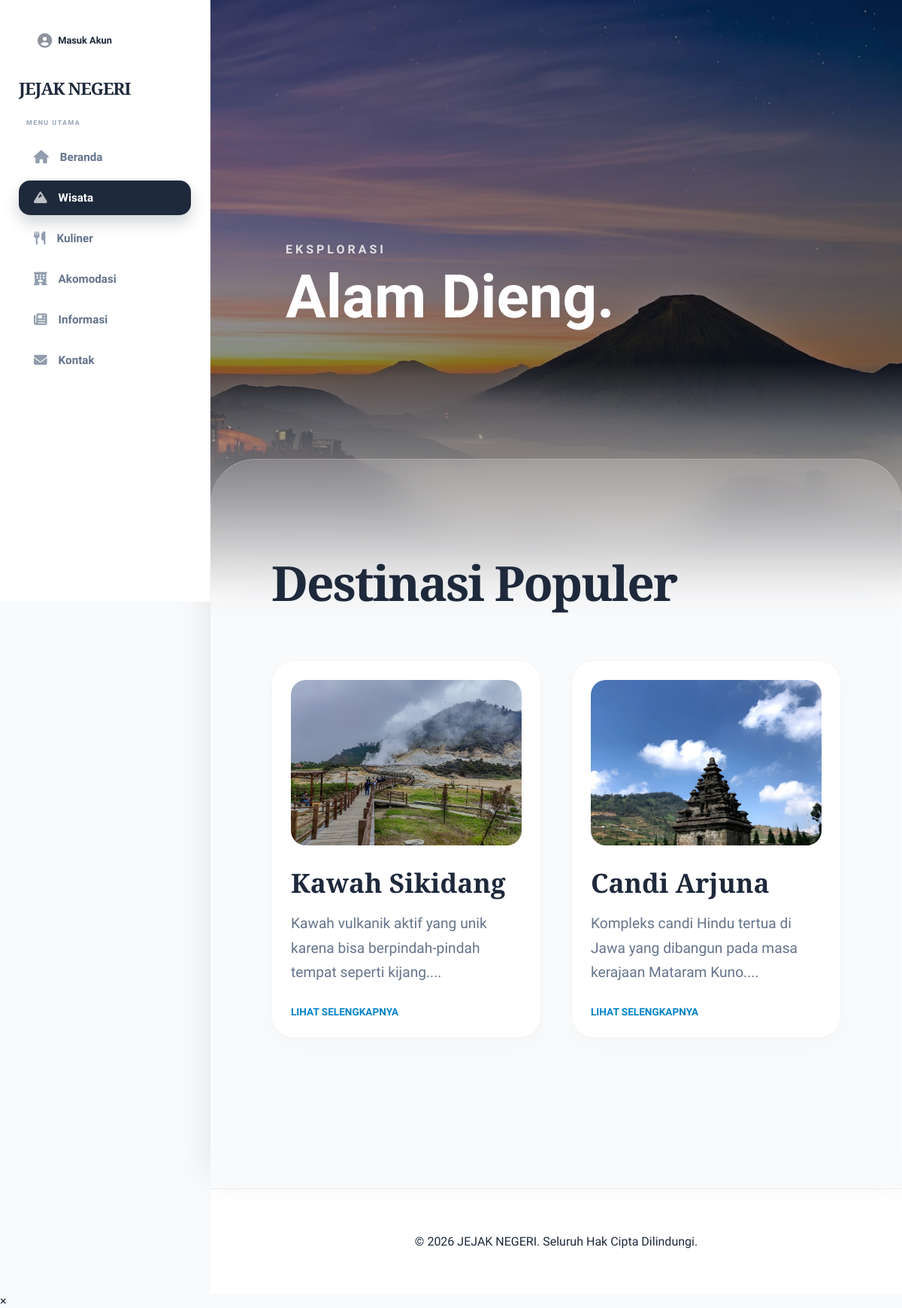
/wisata.php, run on the app's committed database.
### tables this page shows
CREATE TABLE `items` (
  `id` int NOT NULL,
  `category` enum('wisata','kuliner','penginapan') NOT NULL,
  `name` varchar(255) NOT NULL,
  `description` text,
  `price` varchar(100) DEFAULT NULL,
  `hours` varchar(100) DEFAULT NULL,
  `location` varchar(255) DEFAULT NULL,
  `sosmed` varchar(100) DEFAULT NULL,
  `maps_url` text,
  `image_url` text,
  `whatsapp` varchar(20) DEFAULT NULL,
  `menu` text,
  `room_types` text,
  `facilities` text,
  `status` varchar(50) DEFAULT 'Buka',
  `announcement` text,
  `owner_id` int DEFAULT NULL,
  `created_at` timestamp NOT NULL DEFAULT CURRENT_TIMESTAMP
);

### wisata.php (the view, shortened to what this page needs)
<!DOCTYPE html>
<html lang="id">
<head>
    <link rel="stylesheet" href="style.css?v=2.0">
</head>
<body>
    <div class="site-bg"></div>
    <?php include 'sidebar.php'; ?>
    <main class="content-area-with-sidebar">
        <header class="hero-header">
            <div class="hero-text">
                <p style="text-transform: uppercase; letter-spacing: 4px; font-weight: 600; margin-bottom: 10px; opacity: 0.8;">Eksplorasi</p>
                <h1>Alam Dieng.</h1>
            </div>
        </header>
        <section class="white-content-section">
            <h2>Destinasi Populer</h2>
            <div class="grid-container">
                <?php
                include 'db_config.php';
                $sql = "SELECT * FROM items WHERE category='wisata'";
                $res = mysqli_query($conn, $sql);
                if (mysqli_num_rows($res) > 0):
                    while($row = mysqli_fetch_assoc($res)):
                ?>
                <div class="card-item"
                     data-id="<?= $row['id'] ?>"
                     data-desc="<?= htmlspecialchars($row['description']) ?>"
                     data-price="<?= htmlspecialchars($row['price']) ?>"
                     data-hours="<?= htmlspecialchars($row['hours']) ?>"
                     data-location="<?= htmlspecialchars($row['location']) ?>"
                     data-sosmed="<?= htmlspecialchars($row['sosmed']) ?>"
                     data-maps="<?= htmlspecialchars($row['maps_url']) ?>"
                     data-wa="<?= htmlspecialchars($row['whatsapp'] ?? '') ?>">
                    <img src="<?= $row['image_url'] ?>" alt="<?= $row['name'] ?>">
                    <div class="card-content">
                        <h3><?= $row['name'] ?></h3>
                        <p><?= substr($row['description'], 0, 100) ?>...</p>
                        <a href="detail.php?id=<?= $row['id'] ?>" class="button-link">Lihat Selengkapnya</a>
                    </div>
                </div>
                <?php
                    endwhile;
                else:
                ?>
                <p>Data belum tersedia.</p>
                <?php endif; ?>
            </div>
        </section>
        <footer style="padding: 60px; background: white; text-align: center; border-top: 1px solid #f0f0f0;">
            <p>&copy; 2026 JEJAK NEGERI. Seluruh Hak Cipta Dilindungi.</p>
        </footer>
    </main>
    <div id="detail-modal" class="modal">
        <div class="modal-content">
            <span class="modal-close">&times;</span>
        </div>
    </div>
</body>
</html>

### style.css (style rules this page uses)
:root { --primary: #1e293b; --accent: #0284c7; --nature: #059669; --bg-light: #f8fafc; --card-bg: #ffffff; --sidebar-width: 280px; --radius-lg: 30px; --radius-md: 20px; --shadow-soft: 0 10px 40px rgba(0,0,0,0.04); --transition: all 0.5s cubic-bezier(0.16, 1, 0.3, 1); }
* { margin: 0; padding: 0; box-sizing: border-box; -webkit-font-smoothing: antialiased; }
body { font-family: 'Plus Jakarta Sans', sans-serif; background-color: var(--bg-light); color: var(--primary); min-height: 100vh; overflow-x: hidden; }
.site-bg { position: absolute; top: 0; left: 0; width: 100%; height: 100vh; background: url('img/Dieng.jpg') no-repeat center center/cover; z-index: -1; }
.site-bg::after { content: ''; position: absolute; inset: 0; background: linear-gradient(to bottom, rgba(15, 23, 42, 0.2) 0%, rgba(15, 23, 42, 0.5) 60%, #ffffff 100%); }
.content-area-with-sidebar { margin-left: var(--sidebar-width); width: calc(100% - var(--sidebar-width)); min-height: 100vh; position: relative; }
.hero-header { height: 95vh; display: flex; align-items: center; padding: 0 100px; color: white; }
.hero-header h1 { font-size: 5rem; line-height: 1.1; font-weight: 800; }
.white-content-section { background: rgba(255, 255, 255, 0.1); backdrop-filter: blur(25px); width: 100%; padding: 120px 80px; position: relative; z-index: 10; border-radius: 60px 60px 0 0; margin-top: -150px; border-top: 1px solid rgba(255, 255, 255, 0.2); border-left: 1px solid rgba(255, 255, 255, 0.1); border-right: 1px solid rgba(255, 255, 255, 0.1); box-shadow: 0 -20px 50px rgba(0,0,0,0.1); }
.white-content-section h2 { font-family: 'Playfair Display', serif; font-size: 4rem; font-weight: 800; color: var(--primary); margin-bottom: 60px; letter-spacing: -2px; }
.grid-container { display: grid; grid-template-columns: repeat(3, 1fr); gap: 40px; margin-bottom: 80px; }
@media (max-width: 1200px) { .grid-container { grid-template-columns: repeat(2, 1fr); } }
.card-item { background: var(--card-bg); border-radius: var(--radius-lg); padding: 25px; border: 1px solid rgba(0,0,0,0.04); box-shadow: 0 10px 30px rgba(0,0,0,0.02); transition: var(--transition); display: flex; flex-direction: column; height: 100%; }
.card-item img { width: 100%; height: 220px; object-fit: cover; border-radius: var(--radius-md); margin-bottom: 25px; }
.card-item h3 { font-family: 'Playfair Display', serif; font-size: 2.2rem; font-weight: 800; color: var(--primary); margin-bottom: 15px; }
.card-item p { font-size: 1.2rem; color: #64748b; line-height: 1.7; margin-bottom: 25px; }
.button-link { text-decoration: none; font-weight: 800; font-size: 0.85rem; color: var(--accent); text-transform: uppercase; display: inline-flex; align-items: center; gap: 10px; margin-top: auto; transition: 0.3s; }

### data on the page
items: image_url+name (picture), name "Kawah Sikidang", description "Kawah vulkanik aktif yang unik karena bisa berpindah-pindah tempat seperti kijang."
items: image_url+name (picture), name "Candi Arjuna", description "Kompleks candi Hindu tertua di Jawa yang dibangun pada masa kerajaan Mataram Kuno."
